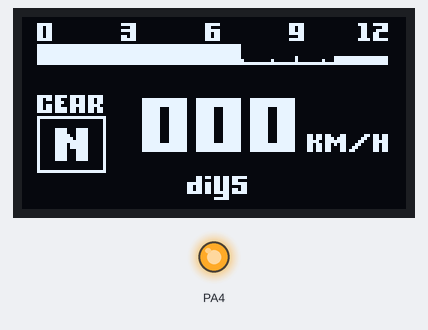
A program run on a simulated STM32 Blue Pill. On the bench: 128×64 one-colour display, output pins drawn as LEDs (lit = HIGH). Wiring (inferred from the names in the program): SSD1306 OLED at I2C address 0x3C. Random numbers use the default seed unless the program sets one.

Above: at 0.7 s.
At 5.0 s:
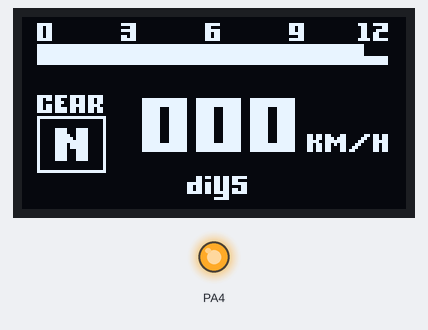
At 10.5 s:
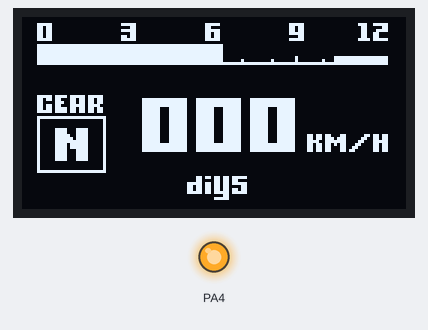
At 19.4 s:
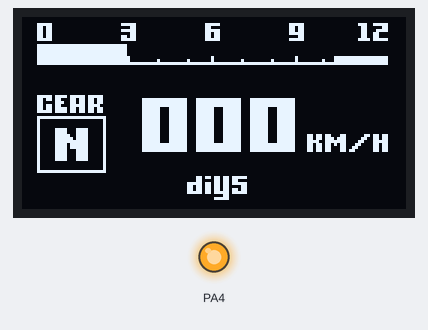
At 28.2 s:
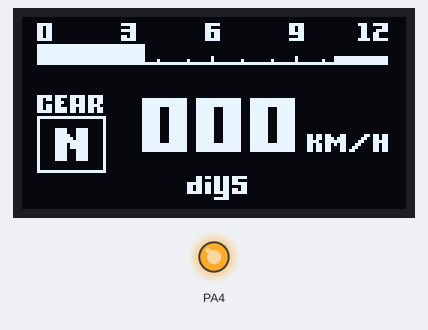
At 38.2 s:
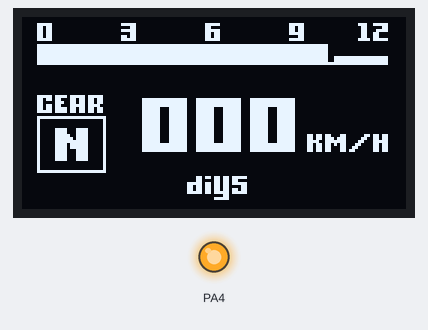

The program:

main.cpp
```cpp
#include <Arduino.h>
#include <Wire.h>
#include <Adafruit_SSD1306_STM32.h>
#include <DS_DIGIT12pt7b.h>

#define Reset 4

Adafruit_SSD1306 display(Reset);

// 'display1', 128x64px
const unsigned char gambar1 [] PROGMEM = {
	0x00, 0x00, 0x00, 0x00, 0x00, 0x00, 0x00, 0x00, 0x00, 0x00, 0x00, 0x00, 0x00, 0x00, 0x00, 0x00,
	0x00, 0x00, 0x00, 0x00, 0x00, 0x00, 0x00, 0x00, 0x00, 0x00, 0x00, 0x00, 0x00, 0x00, 0x00, 0x00,
	0x00, 0x00, 0x00, 0x00, 0x00, 0x00, 0x00, 0x00, 0x00, 0x00, 0x00, 0x00, 0x00, 0x00, 0x00, 0x00,
	0x00, 0x00, 0x00, 0x00, 0x00, 0x00, 0x00, 0x00, 0x00, 0x00, 0x00, 0x00, 0x00, 0x00, 0x00, 0x00,
	0x00, 0x00, 0x00, 0x00, 0x00, 0x00, 0x00, 0x00, 0x00, 0x00, 0x00, 0x00, 0x00, 0x00, 0x00, 0x00,
	0x00, 0x18, 0x18, 0x18, 0x18, 0x14, 0x0c, 0x06, 0x06, 0x03, 0x03, 0x01, 0x60, 0x78, 0x2c, 0x00,
	0x00, 0x28, 0x08, 0x08, 0x08, 0x14, 0x08, 0x08, 0x02, 0x05, 0x03, 0x01, 0xa0, 0x28, 0x2c, 0x00,
	0x00, 0x28, 0x00, 0x30, 0x08, 0x1c, 0x04, 0x0a, 0x04, 0x05, 0x01, 0x01, 0xa0, 0x00, 0x38, 0x00,
	0x00, 0x38, 0x10, 0x38, 0x18, 0x08, 0x0c, 0x0c, 0x04, 0x06, 0x03, 0x01, 0xe0, 0x50, 0x38, 0x00,
	0x00, 0x00, 0x00, 0x00, 0x00, 0x00, 0x00, 0x00, 0x00, 0x00, 0x00, 0x00, 0x00, 0x00, 0x00, 0x00,
	0x00, 0x00, 0x00, 0x00, 0x00, 0x00, 0x00, 0x00, 0x00, 0x00, 0x00, 0x00, 0x00, 0x00, 0x00, 0x00,
	0x00, 0x00, 0x00, 0x00, 0x00, 0x00, 0x00, 0x00, 0x00, 0x00, 0x00, 0x00, 0x00, 0x00, 0x00, 0x00,
	0x00, 0x00, 0x00, 0x00, 0x00, 0x00, 0x00, 0x00, 0x00, 0x00, 0x00, 0x00, 0x00, 0x00, 0x00, 0x00,
	0x00, 0x00, 0x00, 0x00, 0x00, 0x00, 0x00, 0x00, 0x00, 0x00, 0x00, 0x00, 0x00, 0x00, 0x00, 0x00,
	0x00, 0x20, 0x10, 0x10, 0x10, 0x08, 0x08, 0x04, 0x04, 0x02, 0x02, 0x00, 0x87, 0xff, 0xfe, 0x00,
	0x00, 0x20, 0x10, 0x10, 0x10, 0x08, 0x08, 0x04, 0x04, 0x02, 0x02, 0x00, 0x80, 0x00, 0x04, 0x00,
	0x00, 0x00, 0x00, 0x00, 0x00, 0x00, 0x00, 0x00, 0x00, 0x00, 0x00, 0x00, 0x00, 0x00, 0x00, 0x00,
	0x00, 0x00, 0x00, 0x00, 0x00, 0x00, 0x00, 0x00, 0x00, 0x00, 0x00, 0x00, 0x00, 0x00, 0x00, 0x00,
	0x00, 0x00, 0x00, 0x00, 0x00, 0x00, 0x00, 0x00, 0x00, 0x00, 0x00, 0x00, 0x00, 0x00, 0x00, 0x00,
	0x00, 0x00, 0x00, 0x00, 0x00, 0x00, 0x00, 0x00, 0x00, 0x00, 0x00, 0x00, 0x00, 0x00, 0x00, 0x00,
	0x00, 0x00, 0x00, 0x00, 0x00, 0x00, 0x00, 0x00, 0x00, 0x00, 0x00, 0x00, 0x00, 0x00, 0x00, 0x00,
	0x00, 0x00, 0xdf, 0xe0, 0x00, 0x00, 0x00, 0x00, 0x00, 0x00, 0x00, 0x00, 0x00, 0x00, 0x00, 0x00,
	0x00, 0x00, 0x95, 0xc0, 0x00, 0x00, 0x00, 0x00, 0x00, 0x00, 0x00, 0x00, 0x00, 0x00, 0x00, 0x00,
	0x00, 0x00, 0xe7, 0xc0, 0x00, 0x00, 0x00, 0x00, 0x00, 0x00, 0x00, 0x00, 0x00, 0x00, 0x00, 0x00,
	0x00, 0x00, 0xd9, 0x00, 0x00, 0x00, 0x00, 0x00, 0x00, 0x00, 0x00, 0x00, 0x00, 0x00, 0x00, 0x00,
	0x00, 0x3f, 0xff, 0xff, 0x00, 0x00, 0x00, 0x3f, 0xe0, 0x1f, 0xf0, 0x0f, 0xfc, 0x00, 0x00, 0x00,
	0x00, 0x20, 0x00, 0x00, 0x00, 0x00, 0x00, 0x7f, 0xf0, 0x3f, 0xf8, 0x1f, 0xfc, 0x00, 0x00, 0x00,
	0x00, 0x20, 0x00, 0x00, 0x00, 0x00, 0x00, 0xff, 0xf8, 0x7f, 0xfc, 0x3f, 0xfe, 0x00, 0x00, 0x00,
	0x00, 0x20, 0x00, 0x00, 0x00, 0x00, 0x01, 0xff, 0xfc, 0xff, 0xfe, 0x7f, 0xff, 0x00, 0x00, 0x00,
	0x00, 0x20, 0x79, 0xc0, 0x00, 0x00, 0x03, 0xe0, 0x7d, 0xf0, 0x3e, 0xf8, 0x1f, 0x00, 0x00, 0x00,
	0x00, 0x20, 0x79, 0xc0, 0x00, 0x00, 0x03, 0xe0, 0x79, 0xf0, 0x3e, 0xf8, 0x1f, 0x00, 0x00, 0x00,
	0x00, 0x20, 0x79, 0x80, 0x00, 0x00, 0x03, 0xe0, 0x79, 0xf0, 0x3c, 0xf8, 0x1e, 0x00, 0x00, 0x00,
	0x00, 0x20, 0x7d, 0x80, 0x00, 0x00, 0x03, 0xc0, 0xf9, 0xf0, 0x7c, 0xf8, 0x1e, 0x00, 0x00, 0x00,
	0x00, 0x20, 0x7d, 0x80, 0x00, 0x00, 0x03, 0xc0, 0xf9, 0xe0, 0x7c, 0xf0, 0x3e, 0x00, 0x00, 0x00,
	0x00, 0x20, 0x6f, 0x80, 0x00, 0x00, 0x07, 0xc0, 0xfb, 0xe0, 0x7c, 0xf0, 0x3e, 0x04, 0x14, 0x00,
	0x00, 0x20, 0xef, 0x80, 0x00, 0x00, 0x07, 0xc0, 0xfb, 0xe0, 0x7d, 0xf0, 0x3e, 0x35, 0x14, 0x00,
	0x00, 0x20, 0xef, 0x80, 0x00, 0x00, 0x07, 0xc0, 0xf3, 0xe0, 0x79, 0xf0, 0x3e, 0x7f, 0x5c, 0x00,
	0x00, 0x20, 0xe7, 0x00, 0x00, 0x00, 0x07, 0xc1, 0xf3, 0xe0, 0x79, 0xf0, 0x3c, 0x59, 0x00, 0x00,
	0x00, 0x20, 0xc7, 0x00, 0x00, 0x00, 0x07, 0x81, 0xf3, 0xc0, 0xf9, 0xf0, 0x3c, 0x00, 0x00, 0x00,
	0x00, 0x20, 0xc3, 0x00, 0x00, 0x00, 0x0f, 0x81, 0xf3, 0xc0, 0xf9, 0xe0, 0x7c, 0x00, 0x00, 0x00,
	0x00, 0x20, 0x00, 0x00, 0x00, 0x00, 0x0f, 0x81, 0xf7, 0xc0, 0xf9, 0xe0, 0x7c, 0x00, 0x00, 0x00,
	0x00, 0x20, 0x00, 0x00, 0x00, 0x00, 0x0f, 0x81, 0xe7, 0xc0, 0xfb, 0xe0, 0x7c, 0x00, 0x00, 0x00,
	0x00, 0x20, 0x00, 0x01, 0x00, 0x00, 0x0f, 0xff, 0xe7, 0xff, 0xf1, 0xff, 0xf8, 0x00, 0x00, 0x00,
	0x00, 0x00, 0x00, 0x00, 0x00, 0x00, 0x07, 0xff, 0xc3, 0xff, 0xe1, 0xff, 0xf0, 0x00, 0x00, 0x00,
	0x00, 0x00, 0x00, 0x00, 0x00, 0x00, 0x03, 0xff, 0x81, 0xff, 0xc0, 0xff, 0xe0, 0x00, 0x00, 0x00,
	0x00, 0x00, 0x00, 0x00, 0x00, 0x00, 0x01, 0xfe, 0x00, 0xff, 0x00, 0x7f, 0x80, 0x00, 0x00, 0x00,
	0x00, 0x00, 0x00, 0x00, 0x00, 0x00, 0x00, 0x00, 0x00, 0x00, 0x00, 0x00, 0x00, 0x00, 0x00, 0x00,
	0x00, 0x00, 0x00, 0x00, 0x00, 0x00, 0x00, 0x00, 0x00, 0x00, 0x00, 0x00, 0x00, 0x00, 0x00, 0x00,
	0x00, 0x00, 0x00, 0x00, 0x00, 0x00, 0x00, 0x00, 0x00, 0x00, 0x00, 0x00, 0x00, 0x00, 0x00, 0x00,
	0x00, 0x00, 0x00, 0x00, 0x00, 0x00, 0x00, 0x00, 0x00, 0x00, 0x00, 0x00, 0x00, 0x00, 0x00, 0x00,
	0x00, 0x00, 0x00, 0x00, 0x00, 0x00, 0x00, 0x00, 0x00, 0x00, 0x00, 0x00, 0x00, 0x00, 0x00, 0x00,
	0x00, 0x00, 0x00, 0x00, 0x00, 0x00, 0x00, 0x00, 0x00, 0x00, 0x00, 0x00, 0x00, 0x00, 0x00, 0x00,
	0x00, 0x00, 0x00, 0x00, 0x00, 0x00, 0x00, 0x00, 0x00, 0x00, 0x00, 0x00, 0x00, 0x00, 0x00, 0x00,
	0x00, 0x00, 0x00, 0x00, 0x00, 0x00, 0x00, 0x00, 0x00, 0x00, 0x00, 0x00, 0x00, 0x00, 0x00, 0x00,
	0x00, 0x00, 0x00, 0x00, 0x00, 0x00, 0x00, 0x00, 0x00, 0x00, 0x00, 0x00, 0x00, 0x00, 0x00, 0x00,
	0x00, 0x19, 0x30, 0x00, 0x00, 0x00, 0x00, 0x00, 0x00, 0x00, 0x00, 0x00, 0x00, 0x00, 0x00, 0x00,
	0x00, 0x2f, 0xa0, 0x00, 0x00, 0x00, 0x00, 0x00, 0x00, 0x00, 0x00, 0x00, 0x00, 0x00, 0x00, 0x00,
	0x00, 0x2d, 0x30, 0x00, 0x00, 0x00, 0x00, 0x00, 0x00, 0x00, 0x00, 0x00, 0x00, 0x00, 0x00, 0x00,
	0x00, 0x3d, 0x70, 0x00, 0x00, 0x00, 0x00, 0x00, 0x00, 0x00, 0x00, 0x00, 0x00, 0x00, 0x00, 0x00,
	0x00, 0x00, 0x00, 0x00, 0x00, 0x00, 0x00, 0x00, 0x00, 0x00, 0x00, 0x00, 0x00, 0x00, 0x00, 0x00,
	0x00, 0x00, 0x00, 0x00, 0x00, 0x00, 0x00, 0x00, 0x00, 0x00, 0x00, 0x00, 0x00, 0x00, 0x00, 0x00,
	0x00, 0x00, 0x00, 0x00, 0x00, 0x00, 0x00, 0x00, 0x00, 0x00, 0x00, 0x00, 0x00, 0x00, 0x00, 0x00,
	0x00, 0x00, 0x00, 0x00, 0x00, 0x00, 0x00, 0x00, 0x00, 0x00, 0x00, 0x00, 0x00, 0x00, 0x00, 0x00,
	0x00, 0x00, 0x00, 0x00, 0x00, 0x00, 0x00, 0x00, 0x00, 0x00, 0x00, 0x00, 0x00, 0x00, 0x00, 0x00
};

// Array of all bitmaps for convenience. (Total bytes used to store images in PROGMEM = 1040)
/*
 *const int gambar1_LEN = 1;
 *const unsigned char* gambar1[1] = {
	gambar1
};
*/

// 'display3', 128x64px
const unsigned char display3 [] PROGMEM = {
	0x00, 0x00, 0x00, 0x00, 0x00, 0x00, 0x00, 0x00, 0x00, 0x00, 0x00, 0x00, 0x00, 0x00, 0x00, 0x00,
	0x00, 0x00, 0x00, 0x00, 0x00, 0x00, 0x00, 0x00, 0x00, 0x00, 0x00, 0x00, 0x00, 0x00, 0x00, 0x00,
	0x07, 0xc0, 0x00, 0x00, 0x7c, 0x00, 0x00, 0x07, 0xc0, 0x00, 0x00, 0x7c, 0x00, 0x00, 0xe7, 0xc0,
	0x06, 0xc0, 0x00, 0x00, 0x0c, 0x00, 0x00, 0x06, 0x00, 0x00, 0x00, 0x6c, 0x00, 0x00, 0x60, 0xc0,
	0x06, 0xc0, 0x00, 0x00, 0x7c, 0x00, 0x00, 0x07, 0xc0, 0x00, 0x00, 0x6c, 0x00, 0x00, 0x63, 0xc0,
	0x06, 0xc0, 0x00, 0x00, 0x0c, 0x00, 0x00, 0x06, 0xc0, 0x00, 0x00, 0x7c, 0x00, 0x00, 0x66, 0x00,
	0x06, 0xc0, 0x00, 0x00, 0x6c, 0x00, 0x00, 0x06, 0xc0, 0x00, 0x00, 0x0c, 0x00, 0x00, 0x66, 0x00,
	0x07, 0xc0, 0x00, 0x00, 0x7c, 0x00, 0x00, 0x07, 0xc0, 0x00, 0x00, 0x7c, 0x00, 0x00, 0xf7, 0xc0,
	0x00, 0x00, 0x00, 0x00, 0x00, 0x00, 0x00, 0x00, 0x00, 0x00, 0x00, 0x00, 0x00, 0x00, 0x00, 0x00,
	0x00, 0x00, 0x00, 0x00, 0x00, 0x00, 0x00, 0x00, 0x00, 0x00, 0x00, 0x00, 0x00, 0x00, 0x00, 0x00,
	0x00, 0x00, 0x00, 0x00, 0x00, 0x00, 0x00, 0x00, 0x00, 0x00, 0x00, 0x00, 0x00, 0x00, 0x00, 0x00,
	0x00, 0x00, 0x00, 0x00, 0x00, 0x00, 0x00, 0x00, 0x00, 0x00, 0x00, 0x00, 0x00, 0x00, 0x00, 0x00,
	0x00, 0x00, 0x00, 0x00, 0x00, 0x00, 0x00, 0x00, 0x00, 0x00, 0x00, 0x00, 0x00, 0x00, 0x00, 0x00,
	0x04, 0x00, 0x00, 0x00, 0x10, 0x00, 0x00, 0x01, 0x00, 0x00, 0x00, 0x10, 0x00, 0xff, 0xff, 0xc0,
	0x04, 0x01, 0x00, 0x40, 0x10, 0x04, 0x01, 0x01, 0x00, 0x40, 0x10, 0x10, 0x08, 0xff, 0xff, 0xc0,
	0x07, 0xff, 0xff, 0xff, 0xff, 0xff, 0xff, 0xff, 0xff, 0xff, 0xff, 0xff, 0xff, 0xff, 0xff, 0xc0,
	0x00, 0x00, 0x00, 0x00, 0x00, 0x00, 0x00, 0x00, 0x00, 0x00, 0x00, 0x00, 0x00, 0x00, 0x00, 0x00,
	0x00, 0x00, 0x00, 0x00, 0x00, 0x00, 0x00, 0x00, 0x00, 0x00, 0x00, 0x00, 0x00, 0x00, 0x00, 0x00,
	0x00, 0x00, 0x00, 0x00, 0x00, 0x00, 0x00, 0x00, 0x00, 0x00, 0x00, 0x00, 0x00, 0x00, 0x00, 0x00,
	0x00, 0x00, 0x00, 0x00, 0x00, 0x00, 0x00, 0x00, 0x00, 0x00, 0x00, 0x00, 0x00, 0x00, 0x00, 0x00,
	0x00, 0x00, 0x00, 0x00, 0x00, 0x00, 0x00, 0x00, 0x00, 0x00, 0x00, 0x00, 0x00, 0x00, 0x00, 0x00,
	0x00, 0x00, 0x00, 0x00, 0x00, 0x00, 0x00, 0x00, 0x00, 0x00, 0x00, 0x00, 0x00, 0x00, 0x00, 0x00,
	0x00, 0x00, 0x00, 0x00, 0x00, 0x00, 0x00, 0x00, 0x00, 0x00, 0x00, 0x00, 0x00, 0x00, 0x00, 0x00,
	0x00, 0x00, 0x00, 0x00, 0x00, 0x00, 0x00, 0x00, 0x00, 0x00, 0x00, 0x00, 0x00, 0x00, 0x00, 0x00,
	0x00, 0x00, 0x00, 0x00, 0x00, 0x00, 0x00, 0x00, 0x00, 0x00, 0x00, 0x00, 0x00, 0x00, 0x00, 0x00,
	0x00, 0x00, 0x00, 0x00, 0x00, 0x00, 0x00, 0x00, 0x00, 0x00, 0x00, 0x00, 0x00, 0x00, 0x00, 0x00,
	0x07, 0xde, 0xfb, 0xe0, 0x00, 0x00, 0x00, 0x00, 0x00, 0x00, 0x00, 0x00, 0x00, 0x00, 0x00, 0x00,
	0x06, 0xd8, 0xdb, 0x60, 0x00, 0xff, 0xfe, 0x3f, 0xff, 0x8f, 0xff, 0xe0, 0x00, 0x00, 0x00, 0x00,
	0x06, 0x1c, 0xdb, 0x60, 0x00, 0xff, 0xfe, 0x3f, 0xff, 0x8f, 0xff, 0xe0, 0x00, 0x00, 0x00, 0x00,
	0x06, 0xd8, 0xfb, 0xc0, 0x00, 0xff, 0xfe, 0x3f, 0xff, 0x8f, 0xff, 0xe0, 0x00, 0x00, 0x00, 0x00,
	0x06, 0xde, 0xdb, 0x60, 0x00, 0xfc, 0x7e, 0x3f, 0x1f, 0x8f, 0xc7, 0xe0, 0x00, 0x00, 0x00, 0x00,
	0x07, 0xde, 0xdb, 0x60, 0x00, 0xfc, 0x7e, 0x3f, 0x1f, 0x8f, 0xc7, 0xe0, 0x00, 0x00, 0x00, 0x00,
	0x00, 0x00, 0x00, 0x00, 0x00, 0xfc, 0x7e, 0x3f, 0x1f, 0x8f, 0xc7, 0xe0, 0x00, 0x00, 0x00, 0x00,
	0x07, 0xff, 0xff, 0xf0, 0x00, 0xfc, 0x7e, 0x3f, 0x1f, 0x8f, 0xc7, 0xe0, 0x00, 0x00, 0x00, 0x00,
	0x04, 0x00, 0x00, 0x10, 0x00, 0xfc, 0x7e, 0x3f, 0x1f, 0x8f, 0xc7, 0xe0, 0x00, 0x00, 0x00, 0x00,
	0x04, 0x00, 0x00, 0x10, 0x00, 0xfc, 0x7e, 0x3f, 0x1f, 0x8f, 0xc7, 0xe0, 0x00, 0x00, 0x00, 0x00,
	0x04, 0x00, 0x00, 0x10, 0x00, 0xfc, 0x7e, 0x3f, 0x1f, 0x8f, 0xc7, 0xe0, 0x00, 0x00, 0x00, 0x00,
	0x04, 0x1e, 0x3c, 0x10, 0x00, 0xfc, 0x7e, 0x3f, 0x1f, 0x8f, 0xc7, 0xe0, 0x00, 0x00, 0x00, 0x00,
	0x04, 0x1e, 0x3c, 0x10, 0x00, 0xfc, 0x7e, 0x3f, 0x1f, 0x8f, 0xc7, 0xe0, 0x00, 0x00, 0x00, 0x00,
	0x04, 0x1f, 0x3c, 0x10, 0x00, 0xfc, 0x7e, 0x3f, 0x1f, 0x8f, 0xc7, 0xe1, 0xb6, 0x30, 0x36, 0xc0,
	0x04, 0x1f, 0xbc, 0x10, 0x00, 0xfc, 0x7e, 0x3f, 0x1f, 0x8f, 0xc7, 0xe1, 0xb7, 0x70, 0x66, 0xc0,
	0x04, 0x1f, 0xfc, 0x10, 0x00, 0xfc, 0x7e, 0x3f, 0x1f, 0x8f, 0xc7, 0xe1, 0xe7, 0xf0, 0xc7, 0xc0,
	0x04, 0x1e, 0xfc, 0x10, 0x00, 0xff, 0xfe, 0x3f, 0xff, 0x8f, 0xff, 0xe1, 0xb6, 0xb1, 0x86, 0xc0,
	0x04, 0x1e, 0xfc, 0x10, 0x00, 0xff, 0xfe, 0x3f, 0xff, 0x8f, 0xff, 0xe1, 0xb6, 0x33, 0x06, 0xc0,
	0x04, 0x1e, 0x3c, 0x10, 0x00, 0xff, 0xfe, 0x3f, 0xff, 0x8f, 0xff, 0xe1, 0xb6, 0x36, 0x06, 0xc0,
	0x04, 0x1e, 0x3c, 0x10, 0x00, 0x00, 0x00, 0x00, 0x00, 0x00, 0x00, 0x00, 0x00, 0x00, 0x00, 0x00,
	0x04, 0x1e, 0x3c, 0x10, 0x00, 0x00, 0x00, 0x00, 0x00, 0x00, 0x00, 0x00, 0x00, 0x00, 0x00, 0x00,
	0x04, 0x1e, 0x3c, 0x10, 0x00, 0x00, 0x00, 0x00, 0x00, 0x00, 0x00, 0x00, 0x00, 0x00, 0x00, 0x00,
	0x04, 0x00, 0x00, 0x10, 0x00, 0x00, 0x00, 0x00, 0x00, 0x00, 0x00, 0x00, 0x00, 0x00, 0x00, 0x00,
	0x04, 0x00, 0x00, 0x10, 0x00, 0x00, 0x00, 0x00, 0x00, 0x00, 0x00, 0x00, 0x00, 0x00, 0x00, 0x00,
	0x04, 0x00, 0x00, 0x10, 0x00, 0x00, 0x00, 0x00, 0x00, 0x00, 0x00, 0x00, 0x00, 0x00, 0x00, 0x00,
	0x07, 0xff, 0xff, 0xf0, 0x00, 0x00, 0x00, 0x00, 0x00, 0x00, 0x00, 0x00, 0x00, 0x00, 0x00, 0x00,
	0x00, 0x00, 0x00, 0x00, 0x00, 0x00, 0x00, 0x00, 0x00, 0x00, 0x00, 0x00, 0x00, 0x00, 0x00, 0x00,
	0x00, 0x00, 0x00, 0x00, 0x00, 0x00, 0x00, 0x36, 0xdb, 0xe0, 0x00, 0x00, 0x00, 0x00, 0x00, 0x00,
	0x00, 0x00, 0x00, 0x00, 0x00, 0x00, 0x00, 0x30, 0xdb, 0x00, 0x00, 0x00, 0x00, 0x00, 0x00, 0x00,
	0x00, 0x00, 0x00, 0x00, 0x00, 0x00, 0x01, 0xf6, 0xdb, 0xe0, 0x00, 0x00, 0x00, 0x00, 0x00, 0x00,
	0x00, 0x00, 0x00, 0x00, 0x00, 0x00, 0x01, 0xb6, 0xd8, 0x60, 0x00, 0x00, 0x00, 0x00, 0x00, 0x00,
	0x00, 0x00, 0x00, 0x00, 0x00, 0x00, 0x01, 0xb6, 0xdb, 0x60, 0x00, 0x00, 0x00, 0x00, 0x00, 0x00,
	0x00, 0x00, 0x00, 0x00, 0x00, 0x00, 0x01, 0xf6, 0xfb, 0xe0, 0x00, 0x00, 0x00, 0x00, 0x00, 0x00,
	0x00, 0x00, 0x00, 0x00, 0x00, 0x00, 0x00, 0x00, 0x18, 0x00, 0x00, 0x00, 0x00, 0x00, 0x00, 0x00,
	0x00, 0x00, 0x00, 0x00, 0x00, 0x00, 0x00, 0x00, 0xf8, 0x00, 0x00, 0x00, 0x00, 0x00, 0x00, 0x00,
	0x00, 0x00, 0x00, 0x00, 0x00, 0x00, 0x00, 0x00, 0x00, 0x00, 0x00, 0x00, 0x00, 0x00, 0x00, 0x00,
	0x00, 0x00, 0x00, 0x00, 0x00, 0x00, 0x00, 0x00, 0x00, 0x00, 0x00, 0x00, 0x00, 0x00, 0x00, 0x00,
	0x00, 0x00, 0x00, 0x00, 0x00, 0x00, 0x00, 0x00, 0x00, 0x00, 0x00, 0x00, 0x00, 0x00, 0x00, 0x00
};

// Array of all bitmaps for convenience. (Total bytes used to store images in PROGMEM = 1040)
/*
const int epd_bitmap_allArray_LEN = 1;
const unsigned char* epd_bitmap_allArray[1] = {
	epd_bitmap_display3
};
*/

void setup() {
    Serial.begin(9600);

    //start oled display
    display.begin(SSD1306_SWITCHCAPVCC,0x3C);
    delay(500); // Pause

    display.clearDisplay();

}

void loop() {
    int rpm_display = random(19, 117);
    display.clearDisplay();

    // Draw the bitmap:
    // drawBitmap(x position, y position, bitmap data, bitmap width, bitmap height, color)
    display.drawBitmap(0, 0, display3, 128, 64, WHITE);
	//animasi BarRPM
	//---------------X, Y,  W,  H, Color --------
	display.fillRect(5, 9, rpm_display, 7, 1);

	//Display Speed

    display.display();
    delay(1000);
}
```

Measured:
- what the display in image 0 shows lasts 2.2 s, from 0.6 s to 2.8 s
- what the display in image 1 shows lasts 1.1 s, from 5.0 s to 6.1 s
